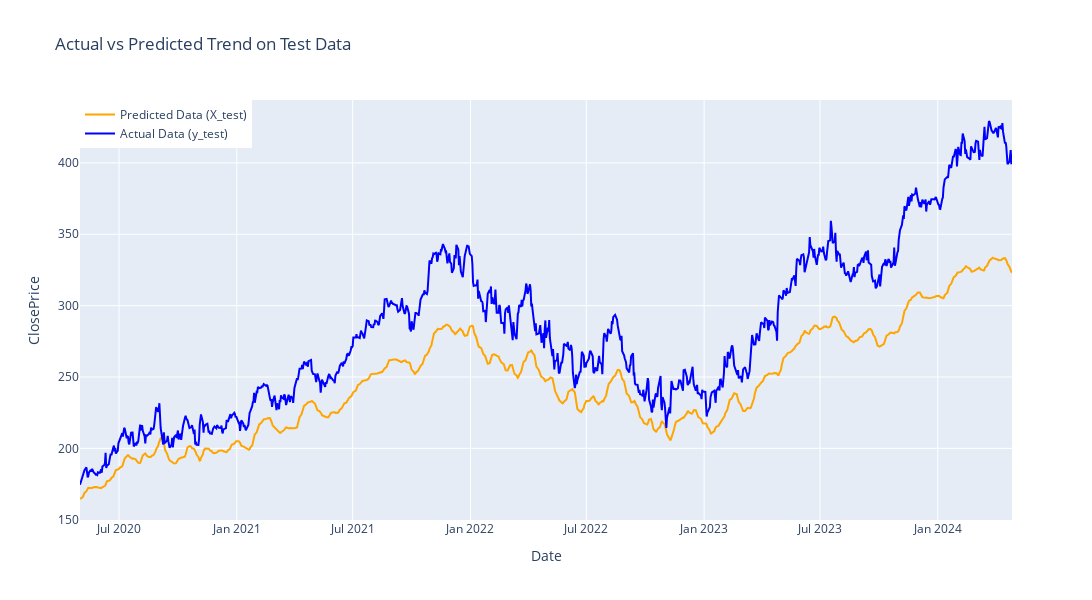

The notebook cell this image was saved under:
### Code cell
y_pred_test = model.predict(X_test)

y_pred_test = scaler.inverse_transform(y_pred_test)
y_test_inv = scaler.inverse_transform(y_test.reshape(-1, 1))

fig = go.Figure()

fig.add_trace(go.Scatter(x=df.index[-len(y_test):], y=y_pred_test.flatten(), mode='lines', name='Predicted Data (X_test)', line=dict(color='orange')))
fig.add_trace(go.Scatter(x=df.index[-len(y_test):], y=y_test_inv.flatten(), mode='lines', name='Actual Data (y_test)', line=dict(color='blue')))

fig.update_layout(
    xaxis=dict(title='Date'),
    yaxis=dict(title='ClosePrice'),
    title='Actual vs Predicted Trend on Test Data',
    legend=dict(x=0, y=1),
    width=1200,
    height=600
)

fig.show()

### Figure 1 — Plotly figure (JSON) as saved in the notebook; plotly's stock layout.template omitted (floating-point values rounded to 4 significant figures; data arrays with more than 128 entries replaced by an {"elided": "..."} marker saying what was removed)
{"data": [{"line": {"color": "orange"}, "mode": "lines", "name": "Predicted Data (X_test)", "type": "scatter", "x": {"elided": "1004 str values"}, "y": {"elided": "1004 float values"}}, {"line": {"color": "blue"}, "mode": "lines", "name": "Actual Data (y_test)", "type": "scatter", "x": {"elided": "1004 str values"}, "y": {"elided": "1004 float values"}}], "layout": {"height": 600, "legend": {"x": 0, "y": 1}, "title": {"text": "Actual vs Predicted Trend on Test Data"}, "width": 1200, "xaxis": {"title": {"text": "Date"}}, "yaxis": {"title": {"text": "ClosePrice"}}}}
